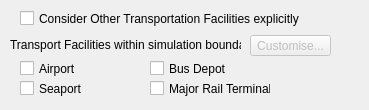
                  <widget class="QWidget" name="othertrans_info_wdg" native="true">
                   <property name="sizePolicy">
                    <sizepolicy hsizetype="Preferred" vsizetype="Preferred">
                     <horstretch>0</horstretch>
                     <verstretch>0</verstretch>
                    </sizepolicy>
                   </property>
                   <property name="minimumSize">
                    <size>
                     <width>369</width>
                     <height>110</height>
                    </size>
                   </property>
                   <property name="maximumSize">
                    <size>
                     <width>16777215</width>
                     <height>110</height>
                    </size>
                   </property>
                   <widget class="QLabel" name="trans_facilities_lbl">
                    <property name="geometry">
                     <rect>
                      <x>10</x>
                      <y>35</y>
                      <width>231</width>
                      <height>20</height>
                     </rect>
                    </property>
                    <property name="text">
                     <string>Transport Facilities within simulation boundary</string>
                    </property>
                   </widget>
                   <widget class="QCheckBox" name="trans_airport_box">
                    <property name="geometry">
                     <rect>
                      <x>20</x>
                      <y>60</y>
                      <width>70</width>
                      <height>17</height>
                     </rect>
                    </property>
                    <property name="text">
                     <string>Airport</string>
                    </property>
                   </widget>
                   <widget class="QCheckBox" name="trans_seaport_box">
                    <property name="geometry">
                     <rect>
                      <x>20</x>
                      <y>80</y>
                      <width>121</width>
                      <height>17</height>
                     </rect>
                    </property>
                    <property name="text">
                     <string>Seaport</string>
                    </property>
                   </widget>
                   <widget class="QCheckBox" name="trans_busdepot_box">
                    <property name="geometry">
                     <rect>
                      <x>150</x>
                      <y>60</y>
                      <width>121</width>
                      <height>17</height>
                     </rect>
                    </property>
                    <property name="text">
                     <string>Bus Depot</string>
                    </property>
                   </widget>
                   <widget class="QCheckBox" name="trans_rail_box">
                    <property name="geometry">
                     <rect>
                      <x>150</x>
                      <y>80</y>
                      <width>121</width>
                      <height>17</height>
                     </rect>
                    </property>
                    <property name="text">
                     <string>Major Rail Terminal</string>
                    </property>
                   </widget>
                   <widget class="QPushButton" name="trans_customise">
                    <property name="enabled">
                     <bool>false</bool>
                    </property>
                    <property name="geometry">
                     <rect>
                      <x>250</x>
                      <y>35</y>
                      <width>81</width>
                      <height>21</height>
                     </rect>
                    </property>
                    <property name="text">
                     <string>Customise...</string>
                    </property>
                   </widget>
                   <widget class="QCheckBox" name="trans_on_off_check">
                    <property name="geometry">
                     <rect>
                      <x>20</x>
                      <y>10</y>
                      <width>301</width>
                      <height>17</height>
                     </rect>
                    </property>
                    <property name="whatsThis">
                     <string>If detailed consideration of these facilities is to be included in the model, check this box to enable further options. Otherwise this land use will simply be treated as commercial/industrial land use.</string>
                    </property>
                    <property name="text">
                     <string>Consider Other Transportation Facilities explicitly</string>
                    </property>
                   </widget>
                  </widget>
